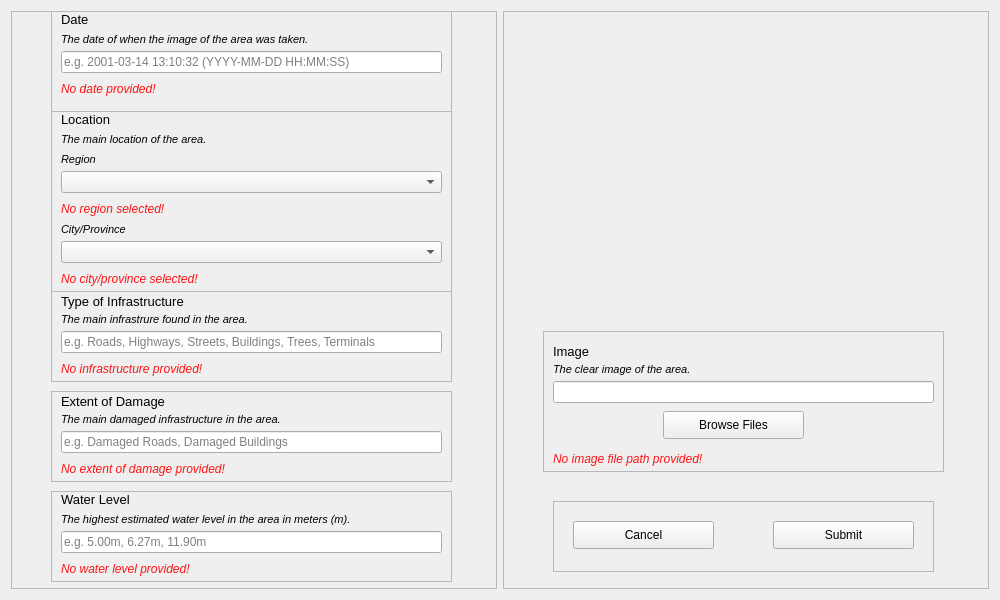
<?xml version="1.0" encoding="UTF-8"?>
<ui version="4.0">
 <class>FloodsForm</class>
 <widget class="QWidget" name="FloodsForm">
  <property name="geometry">
   <rect>
    <x>0</x>
    <y>0</y>
    <width>1000</width>
    <height>600</height>
   </rect>
  </property>
  <property name="minimumSize">
   <size>
    <width>1000</width>
    <height>600</height>
   </size>
  </property>
  <property name="maximumSize">
   <size>
    <width>1000</width>
    <height>600</height>
   </size>
  </property>
  <property name="windowTitle">
   <string>Floods | Form</string>
  </property>
  <layout class="QHBoxLayout" name="horizontalLayout">
   <item>
    <widget class="QFrame" name="floods_data_frame">
     <property name="frameShape">
      <enum>QFrame::StyledPanel</enum>
     </property>
     <property name="frameShadow">
      <enum>QFrame::Raised</enum>
     </property>
     <widget class="QFrame" name="date_frame">
      <property name="geometry">
       <rect>
        <x>40</x>
        <y>0</y>
        <width>401</width>
        <height>101</height>
       </rect>
      </property>
      <property name="frameShape">
       <enum>QFrame::StyledPanel</enum>
      </property>
      <property name="frameShadow">
       <enum>QFrame::Raised</enum>
      </property>
      <widget class="QLabel" name="date_title_label">
       <property name="geometry">
        <rect>
         <x>10</x>
         <y>0</y>
         <width>41</width>
         <height>16</height>
        </rect>
       </property>
       <property name="styleSheet">
        <string notr="true">font-size: 10pt;</string>
       </property>
       <property name="text">
        <string>Date</string>
       </property>
      </widget>
      <widget class="QLabel" name="date_description_label">
       <property name="geometry">
        <rect>
         <x>10</x>
         <y>20</y>
         <width>371</width>
         <height>16</height>
        </rect>
       </property>
       <property name="styleSheet">
        <string notr="true">font-size: 8pt;
font-style: italic;</string>
       </property>
       <property name="text">
        <string>The date of when the image of the area was taken.</string>
       </property>
      </widget>
      <widget class="QLineEdit" name="date_lineedit">
       <property name="geometry">
        <rect>
         <x>10</x>
         <y>40</y>
         <width>381</width>
         <height>22</height>
        </rect>
       </property>
       <property name="inputMask">
        <string/>
       </property>
       <property name="text">
        <string/>
       </property>
       <property name="placeholderText">
        <string>e.g. 2001-03-14 13:10:32 (YYYY-MM-DD HH:MM:SS)</string>
       </property>
      </widget>
      <widget class="QLabel" name="date_status_label">
       <property name="geometry">
        <rect>
         <x>10</x>
         <y>70</y>
         <width>381</width>
         <height>16</height>
        </rect>
       </property>
       <property name="styleSheet">
        <string notr="true">font-style: italic;
color: rgb(255, 20, 20);</string>
       </property>
       <property name="text">
        <string>No date provided!</string>
       </property>
      </widget>
     </widget>
     <widget class="QFrame" name="location_frame">
      <property name="geometry">
       <rect>
        <x>40</x>
        <y>100</y>
        <width>401</width>
        <height>181</height>
       </rect>
      </property>
      <property name="frameShape">
       <enum>QFrame::StyledPanel</enum>
      </property>
      <property name="frameShadow">
       <enum>QFrame::Raised</enum>
      </property>
      <widget class="QLabel" name="location_title_label">
       <property name="geometry">
        <rect>
         <x>10</x>
         <y>0</y>
         <width>71</width>
         <height>16</height>
        </rect>
       </property>
       <property name="styleSheet">
        <string notr="true">font-size: 10pt;</string>
       </property>
       <property name="text">
        <string>Location</string>
       </property>
      </widget>
      <widget class="QLabel" name="location_description_label">
       <property name="geometry">
        <rect>
         <x>10</x>
         <y>20</y>
         <width>181</width>
         <height>16</height>
        </rect>
       </property>
       <property name="styleSheet">
        <string notr="true">font-size: 8pt;
font-style: italic;</string>
       </property>
       <property name="text">
        <string>The main location of the area.</string>
       </property>
      </widget>
      <widget class="QComboBox" name="region_combobox">
       <property name="geometry">
        <rect>
         <x>10</x>
         <y>60</y>
         <width>381</width>
         <height>22</height>
        </rect>
       </property>
      </widget>
      <widget class="QLabel" name="region_label">
       <property name="geometry">
        <rect>
         <x>10</x>
         <y>40</y>
         <width>41</width>
         <height>16</height>
        </rect>
       </property>
       <property name="styleSheet">
        <string notr="true">font-size: 8pt;
font-style: italic;</string>
       </property>
       <property name="text">
        <string>Region</string>
       </property>
      </widget>
      <widget class="QLabel" name="cityprovince_label">
       <property name="geometry">
        <rect>
         <x>10</x>
         <y>110</y>
         <width>171</width>
         <height>16</height>
        </rect>
       </property>
       <property name="styleSheet">
        <string notr="true">font-size: 8pt;
font-style: italic;</string>
       </property>
       <property name="text">
        <string>City/Province</string>
       </property>
      </widget>
      <widget class="QComboBox" name="location_combobox">
       <property name="geometry">
        <rect>
         <x>10</x>
         <y>130</y>
         <width>381</width>
         <height>22</height>
        </rect>
       </property>
      </widget>
      <widget class="QLabel" name="cityprovince_status_label">
       <property name="geometry">
        <rect>
         <x>10</x>
         <y>160</y>
         <width>381</width>
         <height>16</height>
        </rect>
       </property>
       <property name="styleSheet">
        <string notr="true">font-style: italic;
color: rgb(255, 20, 20);</string>
       </property>
       <property name="text">
        <string>No city/province selected!</string>
       </property>
      </widget>
      <widget class="QLabel" name="region_status_label">
       <property name="geometry">
        <rect>
         <x>10</x>
         <y>90</y>
         <width>381</width>
         <height>16</height>
        </rect>
       </property>
       <property name="styleSheet">
        <string notr="true">font-style: italic;
color: rgb(255, 20, 20);</string>
       </property>
       <property name="text">
        <string>No region selected!</string>
       </property>
      </widget>
     </widget>
     <widget class="QFrame" name="infrastructure_frame">
      <property name="geometry">
       <rect>
        <x>40</x>
        <y>280</y>
        <width>401</width>
        <height>91</height>
       </rect>
      </property>
      <property name="frameShape">
       <enum>QFrame::StyledPanel</enum>
      </property>
      <property name="frameShadow">
       <enum>QFrame::Raised</enum>
      </property>
      <widget class="QLabel" name="infrastructure_title_label">
       <property name="geometry">
        <rect>
         <x>10</x>
         <y>0</y>
         <width>171</width>
         <height>21</height>
        </rect>
       </property>
       <property name="styleSheet">
        <string notr="true">font-size: 10pt;</string>
       </property>
       <property name="text">
        <string>Type of Infrastructure</string>
       </property>
      </widget>
      <widget class="QLabel" name="infrastructure_description_label">
       <property name="geometry">
        <rect>
         <x>10</x>
         <y>20</y>
         <width>371</width>
         <height>16</height>
        </rect>
       </property>
       <property name="styleSheet">
        <string notr="true">font-size: 8pt;
font-style: italic;</string>
       </property>
       <property name="text">
        <string>The main infrastrure found in the area.</string>
       </property>
      </widget>
      <widget class="QLineEdit" name="infrastructure_lineedit">
       <property name="geometry">
        <rect>
         <x>10</x>
         <y>40</y>
         <width>381</width>
         <height>22</height>
        </rect>
       </property>
       <property name="placeholderText">
        <string>e.g. Roads, Highways, Streets, Buildings, Trees, Terminals</string>
       </property>
      </widget>
      <widget class="QLabel" name="infrastructure_status_label">
       <property name="geometry">
        <rect>
         <x>10</x>
         <y>70</y>
         <width>381</width>
         <height>16</height>
        </rect>
       </property>
       <property name="styleSheet">
        <string notr="true">font-style: italic;
color: rgb(255, 20, 20);</string>
       </property>
       <property name="text">
        <string>No infrastructure provided!</string>
       </property>
      </widget>
     </widget>
     <widget class="QFrame" name="damage_frame">
      <property name="geometry">
       <rect>
        <x>40</x>
        <y>380</y>
        <width>401</width>
        <height>91</height>
       </rect>
      </property>
      <property name="frameShape">
       <enum>QFrame::StyledPanel</enum>
      </property>
      <property name="frameShadow">
       <enum>QFrame::Raised</enum>
      </property>
      <widget class="QLabel" name="damage_title_label">
       <property name="geometry">
        <rect>
         <x>10</x>
         <y>0</y>
         <width>141</width>
         <height>21</height>
        </rect>
       </property>
       <property name="styleSheet">
        <string notr="true">font-size: 10pt;</string>
       </property>
       <property name="text">
        <string>Extent of Damage</string>
       </property>
      </widget>
      <widget class="QLabel" name="damage_description_label">
       <property name="geometry">
        <rect>
         <x>10</x>
         <y>20</y>
         <width>381</width>
         <height>16</height>
        </rect>
       </property>
       <property name="styleSheet">
        <string notr="true">font-size: 8pt;
font-style: italic;</string>
       </property>
       <property name="text">
        <string>The main damaged infrastructure in the area.</string>
       </property>
      </widget>
      <widget class="QLineEdit" name="damage_lineedit">
       <property name="geometry">
        <rect>
         <x>10</x>
         <y>40</y>
         <width>381</width>
         <height>22</height>
        </rect>
       </property>
       <property name="placeholderText">
        <string>e.g. Damaged Roads, Damaged Buildings</string>
       </property>
      </widget>
      <widget class="QLabel" name="damage_status_label">
       <property name="geometry">
        <rect>
         <x>10</x>
         <y>70</y>
         <width>381</width>
         <height>16</height>
        </rect>
       </property>
       <property name="styleSheet">
        <string notr="true">font-style: italic;
color: rgb(255, 20, 20);</string>
       </property>
       <property name="text">
        <string>No extent of damage provided!</string>
       </property>
      </widget>
     </widget>
     <widget class="QFrame" name="waterlevel_frame">
      <property name="geometry">
       <rect>
        <x>40</x>
        <y>480</y>
        <width>401</width>
        <height>91</height>
       </rect>
      </property>
      <property name="frameShape">
       <enum>QFrame::StyledPanel</enum>
      </property>
      <property name="frameShadow">
       <enum>QFrame::Raised</enum>
      </property>
      <widget class="QLabel" name="waterlevel_title_label">
       <property name="geometry">
        <rect>
         <x>10</x>
         <y>0</y>
         <width>91</width>
         <height>16</height>
        </rect>
       </property>
       <property name="styleSheet">
        <string notr="true">font-size: 10pt;</string>
       </property>
       <property name="text">
        <string>Water Level</string>
       </property>
      </widget>
      <widget class="QLabel" name="waterlevel_description_label">
       <property name="geometry">
        <rect>
         <x>10</x>
         <y>20</y>
         <width>381</width>
         <height>16</height>
        </rect>
       </property>
       <property name="styleSheet">
        <string notr="true">font-size: 8pt;
font-style: italic;</string>
       </property>
       <property name="text">
        <string>The highest estimated water level in the area in meters (m).</string>
       </property>
      </widget>
      <widget class="QLineEdit" name="waterlevel_lineedit">
       <property name="geometry">
        <rect>
         <x>10</x>
         <y>40</y>
         <width>381</width>
         <height>22</height>
        </rect>
       </property>
       <property name="placeholderText">
        <string>e.g. 5.00m, 6.27m, 11.90m</string>
       </property>
      </widget>
      <widget class="QLabel" name="waterlevel_status_label">
       <property name="geometry">
        <rect>
         <x>10</x>
         <y>70</y>
         <width>381</width>
         <height>16</height>
        </rect>
       </property>
       <property name="styleSheet">
        <string notr="true">font-style: italic;
color: rgb(255, 20, 20);</string>
       </property>
       <property name="text">
        <string>No water level provided!</string>
       </property>
      </widget>
     </widget>
    </widget>
   </item>
   <item>
    <widget class="QFrame" name="floods_image_frame">
     <property name="frameShape">
      <enum>QFrame::StyledPanel</enum>
     </property>
     <property name="frameShadow">
      <enum>QFrame::Raised</enum>
     </property>
     <widget class="QFrame" name="image_frame">
      <property name="geometry">
       <rect>
        <x>40</x>
        <y>320</y>
        <width>401</width>
        <height>141</height>
       </rect>
      </property>
      <property name="frameShape">
       <enum>QFrame::StyledPanel</enum>
      </property>
      <property name="frameShadow">
       <enum>QFrame::Raised</enum>
      </property>
      <widget class="QLabel" name="image_title_label">
       <property name="geometry">
        <rect>
         <x>10</x>
         <y>10</y>
         <width>51</width>
         <height>21</height>
        </rect>
       </property>
       <property name="styleSheet">
        <string notr="true">font-size: 10pt;</string>
       </property>
       <property name="text">
        <string>Image</string>
       </property>
      </widget>
      <widget class="QLabel" name="image_description_label">
       <property name="geometry">
        <rect>
         <x>10</x>
         <y>30</y>
         <width>281</width>
         <height>16</height>
        </rect>
       </property>
       <property name="styleSheet">
        <string notr="true">font-size: 8pt;
font-style: italic;</string>
       </property>
       <property name="text">
        <string>The clear image of the area.</string>
       </property>
      </widget>
      <widget class="QLineEdit" name="image_lineedit">
       <property name="geometry">
        <rect>
         <x>10</x>
         <y>50</y>
         <width>381</width>
         <height>22</height>
        </rect>
       </property>
      </widget>
      <widget class="QPushButton" name="image_browse_button">
       <property name="geometry">
        <rect>
         <x>120</x>
         <y>80</y>
         <width>141</width>
         <height>28</height>
        </rect>
       </property>
       <property name="text">
        <string>Browse Files</string>
       </property>
      </widget>
      <widget class="QLabel" name="image_status_label">
       <property name="geometry">
        <rect>
         <x>10</x>
         <y>120</y>
         <width>381</width>
         <height>16</height>
        </rect>
       </property>
       <property name="styleSheet">
        <string notr="true">font-style: italic;
color: rgb(255, 20, 20);</string>
       </property>
       <property name="text">
        <string>No image file path provided!</string>
       </property>
      </widget>
     </widget>
     <widget class="QFrame" name="navigation_frame">
      <property name="geometry">
       <rect>
        <x>50</x>
        <y>490</y>
        <width>381</width>
        <height>71</height>
       </rect>
      </property>
      <property name="frameShape">
       <enum>QFrame::StyledPanel</enum>
      </property>
      <property name="frameShadow">
       <enum>QFrame::Raised</enum>
      </property>
      <widget class="QPushButton" name="cancel_button">
       <property name="geometry">
        <rect>
         <x>20</x>
         <y>20</y>
         <width>141</width>
         <height>28</height>
        </rect>
       </property>
       <property name="text">
        <string>Cancel</string>
       </property>
      </widget>
      <widget class="QPushButton" name="submit_button">
       <property name="geometry">
        <rect>
         <x>220</x>
         <y>20</y>
         <width>141</width>
         <height>28</height>
        </rect>
       </property>
       <property name="text">
        <string>Submit</string>
       </property>
      </widget>
     </widget>
     <widget class="QLabel" name="image_label">
      <property name="geometry">
       <rect>
        <x>40</x>
        <y>10</y>
        <width>401</width>
        <height>291</height>
       </rect>
      </property>
      <property name="text">
       <string/>
      </property>
     </widget>
    </widget>
   </item>
  </layout>
 </widget>
 <resources/>
 <connections/>
</ui>
